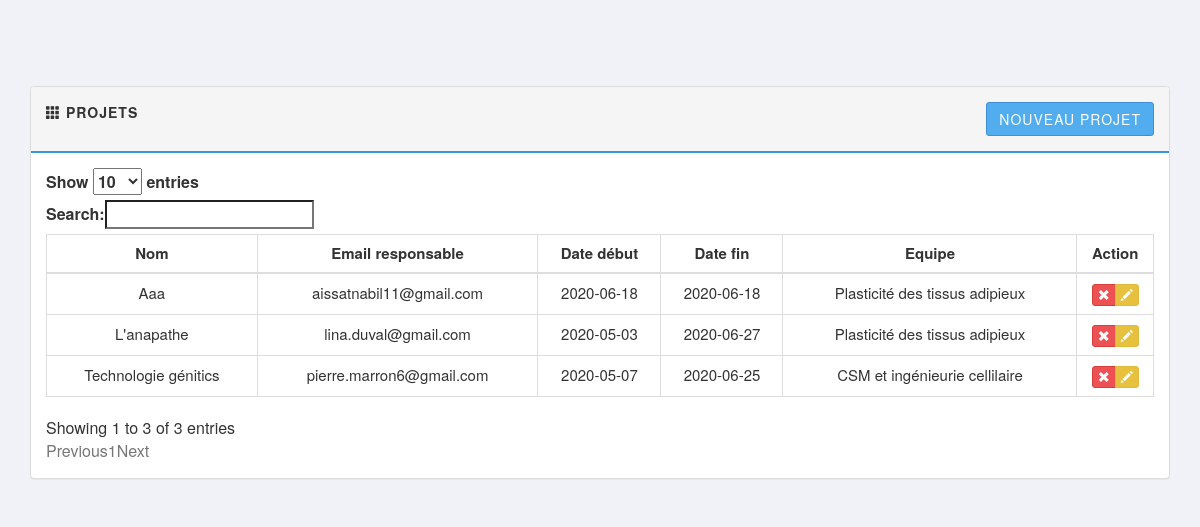
The page /php/projects.php on the database its author committed.
### tables this page shows
CREATE TABLE `travailler` (
  `IdentifiantE` int(11) NOT NULL,
  `IdentifiantP` int(11) NOT NULL
);

CREATE TABLE `projets` (
  `IdentifiantP` int(11) NOT NULL,
  `NomP` varchar(255) NOT NULL,
  `EmailR` varchar(255) NOT NULL,
  `DateDebutP` date NOT NULL,
  `DateFinP` date NOT NULL
);

CREATE TABLE `equipes` (
  `IdentifiantE` int(11) NOT NULL,
  `NomE` varchar(255) NOT NULL,
  `ThematiqueE` varchar(255) NOT NULL
);

### includes/sql.php (called while the page is built, shortened)
<?php
require_once('load.php');
function find_by_sql($sql)
{
    global $db;
    $result = $db->query($sql);
    $result_set = $db->while_loop($result);
    return $result_set;
}
function find_all_projects()
{
    $sql = "SELECT * FROM projets P,travailler T,equipes E WHERE
    P.IdentifiantP= T.IdentifiantP AND T.IdentifiantE = E.IdentifiantE;";
    $result = find_by_sql($sql);
    return $result;
}
?>

### includes/database.php (called while the page is built, shortened)
<?php
class Mysqli_DB
{
    private $conn;
    public $query_id;
    public function db_connect()
    {
        $this->conn = mysqli_connect(DB_HOST, DB_USER, DB_PASS);
        if (!$this->conn) {
            die(" Database connection failed:" . mysqli_connect_error());
        } else {
            $select_db = $this->conn->select_db(DB_NAME);
        }
    }
    public function query($sql)
    {
        if (trim($sql != "")) {
            $this->query_id = $this->conn->query($sql);
        }
        return $this->query_id;
    }
    public function fetch_array($statement)
    {
        return mysqli_fetch_array($statement);
    }
    public function while_loop($loop)
    {
        $results = array();
        while ($result = $this->fetch_array($loop)) {
            $results[] = $result;
        }
        return $results;
    }
}
$db = new Mysqli_DB();
?>

### includes/functions.php (called while the page is built, shortened)
<?php
function first_character($str){
    $val = str_replace('-'," ",$str);
    $val = ucfirst($val);
    return $val;
}
?>

### php/projects.php (the view, shortened to what this page needs)
<?php ob_start();
$all_projects = find_all_projects();
?>
<?php include_once('../layouts/header.php'); ?>
<div class="row">
    <div class="col-md-12">
    </div>
</div>
<div class="row">
    <div class="col-md-12">
        <div class="panel panel-default">
            <div class="panel-heading clearfix">
                <strong>
                    <span class="glyphicon glyphicon-th"></span>
                    <span>Projets</span>
                </strong>
                <div class="pull-right">
                    <a href="add_project.php" class="btn btn-primary">Nouveau projet</a>
                </div>
            </div>
            <div class="panel-body">
                <div class="table-responsive">
                <table class="table table-bordered table-hover" id="JS-data-table-projects">
                    <thead>
                    <tr>
                        <th class="text-center">Nom</th>
                        <th class="text-center">Email responsable</th>
                        <th class="text-center">Date début</th>
                        <th class="text-center">Date fin</th>
                        <th class="text-center">Equipe</th>
                        <th class="text-center">Action</th>
                    </tr>
                    </thead>
                    <tbody>
                    <?php foreach($all_projects as $project): ?>
                        <tr>
                            <td class="text-center">
                                <?php echo first_character($project['NomP'])?>
                            </td>
                            <td class="text-center">
                                <?php echo $project['EmailR']?>
                            </td>
                            <td class="text-center">
                                <?php echo $project['DateDebutP']?>
                            </td>
                            <td class="text-center">
                                <?php echo $project['DateFinP']?>
                            </td>
                            <td class="text-center">
                                <?php echo $project['NomE']?>
                            </td>
                            <td class="text-center">
                                <div class="btn-group">
                                    <a href="#" class="btn btn-xs btn-danger" title="Remove"
                                       data-href="delete_project.php?IdentifiantP=
                                       <?php echo (int)$project['IdentifiantP'];?>" data-toggle="modal"
                                       data-target="#confirm-delete"><i class="glyphicon glyphicon-remove"></i>
                                    </a>
                                    <a href="edit_project.php?Id=<?php echo (int)$project['IdentifiantP'];?>"
                                       class="btn btn-xs btn-warning" data-toggle="tooltip" title="Edit">
                                        <i class="glyphicon glyphicon-pencil"></i>
                                    </a>
                                </div>
                            </td>
                        </tr>
                    <?php endforeach;?>
                    </tbody>
                </table>
                </div>
            </div>
        </div>
    </div>
</div>
<?php include_once('../layouts/footer.php'); ?>

### libs/css/style.css (style rules this page uses)
body { font-family: 'Helvetica Neue', Helvetica, Arial, sans-serif; font-size: 16px; font-weight: 400; overflow-x: hidden; overflow-y: auto; background: #f1f2f7; height: 100%; width: 100%; }
a { text-decoration: none; color: #777777; }
.btn { border-radius: 3px; transition: all 300ms ease-in-out; }
.btn-primary { color: #fff; background-color: #51aded; border-color: #3d8fd8 }
.btn-warning { background-color: #e7c13e; border-color: #dfba3c; }
.btn-danger { background-color: #ed5153 }
table { font-size: 15px; }
.panel-default > .panel-heading { background-color: #f5f5f5; border-bottom: 2px solid #3498DB; font-size: 14px; text-transform: uppercase; letter-spacing: 1px; padding: 15px; }

### rows shown on the page
travailler: IdentifiantP.NomP "Technologie génitics", IdentifiantP.EmailR "pierre.marron6@gmail.com", IdentifiantP.DateDebutP "2020-05-07", IdentifiantP.DateFinP "2020-06-25", IdentifiantE.NomE "CSM et ingénieurie cellilaire"
travailler: IdentifiantP.NomP "L'anapathe", IdentifiantP.EmailR "lina.duval@gmail.com", IdentifiantP.DateDebutP "2020-05-03", IdentifiantP.DateFinP "2020-06-27", IdentifiantE.NomE "Plasticité des tissus adipieux"
travailler: IdentifiantP.NomP "Aaa", IdentifiantP.EmailR "aissatnabil11@gmail.com", IdentifiantP.DateDebutP "2020-06-18", IdentifiantP.DateFinP "2020-06-18", IdentifiantE.NomE "Plasticité des tissus adipieux"
